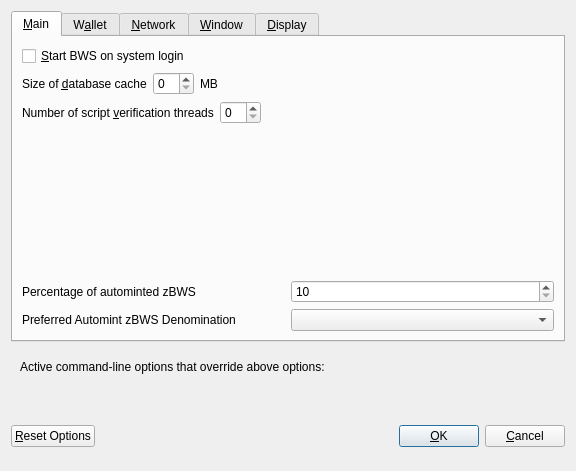
<?xml version="1.0" encoding="UTF-8"?>
<ui version="4.0">
 <class>OptionsDialog</class>
 <widget class="QDialog" name="OptionsDialog">
  <property name="geometry">
   <rect>
    <x>0</x>
    <y>0</y>
    <width>576</width>
    <height>471</height>
   </rect>
  </property>
  <property name="windowTitle">
   <string>Options</string>
  </property>
  <property name="modal">
   <bool>true</bool>
  </property>
  <layout class="QVBoxLayout" name="verticalLayout">
   <item>
    <widget class="QTabWidget" name="tabWidget">
     <property name="currentIndex">
      <number>0</number>
     </property>
     <widget class="QWidget" name="tabMain">
      <attribute name="title">
       <string>&amp;Main</string>
      </attribute>
      <layout class="QVBoxLayout" name="verticalLayout_Main">
       <item>
        <widget class="QCheckBox" name="bitcoinAtStartup">
         <property name="toolTip">
          <string>Automatically start BWS after logging in to the system.</string>
         </property>
         <property name="text">
          <string>&amp;Start BWS on system login</string>
         </property>
        </widget>
       </item>
       <item>
        <layout class="QHBoxLayout" name="horizontalLayout_2_Main">
         <item>
          <widget class="QLabel" name="databaseCacheLabel">
           <property name="text">
            <string>Size of &amp;database cache</string>
           </property>
           <property name="textFormat">
            <enum>Qt::PlainText</enum>
           </property>
           <property name="buddy">
            <cstring>databaseCache</cstring>
           </property>
          </widget>
         </item>
         <item>
          <widget class="QSpinBox" name="databaseCache"/>
         </item>
         <item>
          <widget class="QLabel" name="databaseCacheUnitLabel">
           <property name="text">
            <string>MB</string>
           </property>
           <property name="textFormat">
            <enum>Qt::PlainText</enum>
           </property>
          </widget>
         </item>
         <item>
          <spacer name="horizontalSpacer_2_Main">
           <property name="orientation">
            <enum>Qt::Horizontal</enum>
           </property>
           <property name="sizeHint" stdset="0">
            <size>
             <width>40</width>
             <height>20</height>
            </size>
           </property>
          </spacer>
         </item>
        </layout>
       </item>
       <item>
        <layout class="QHBoxLayout" name="horizontalLayout_3_Main">
         <item>
          <widget class="QLabel" name="threadsScriptVerifLabel">
           <property name="text">
            <string>Number of script &amp;verification threads</string>
           </property>
           <property name="textFormat">
            <enum>Qt::PlainText</enum>
           </property>
           <property name="buddy">
            <cstring>threadsScriptVerif</cstring>
           </property>
          </widget>
         </item>
         <item>
          <widget class="QSpinBox" name="threadsScriptVerif">
           <property name="toolTip">
            <string>(0 = auto, &lt;0 = leave that many cores free)</string>
           </property>
          </widget>
         </item>
         <item>
          <spacer name="horizontalSpacer_3_Main">
           <property name="orientation">
            <enum>Qt::Horizontal</enum>
           </property>
           <property name="sizeHint" stdset="0">
            <size>
             <width>40</width>
             <height>20</height>
            </size>
           </property>
          </spacer>
         </item>
        </layout>
       </item>
       <item>
        <spacer name="verticalSpacer_2">
         <property name="orientation">
          <enum>Qt::Vertical</enum>
         </property>
         <property name="sizeHint" stdset="0">
          <size>
           <width>20</width>
           <height>40</height>
          </size>
         </property>
        </spacer>
       </item>
       <item>
        <layout class="QHBoxLayout" name="horizontalLayout_3">
         <item>
          <widget class="QLabel" name="percentage_label">
           <property name="toolTip">
            <string>Percentage of incoming BWS which get automatically converted to zBWS via Zerocoin Protocol (min: 10%)</string>
           </property>
           <property name="text">
            <string>Percentage of autominted zBWS</string>
           </property>
          </widget>
         </item>
         <item>
          <widget class="QSpinBox" name="zeromintPercentage">
           <property name="minimum">
            <number>10</number>
           </property>
           <property name="maximum">
            <number>100</number>
           </property>
          </widget>
         </item>
        </layout>
       </item>
       <item>
        <layout class="QHBoxLayout" name="horizontalLayout" stretch="0,0">
         <property name="sizeConstraint">
          <enum>QLayout::SetFixedSize</enum>
         </property>
         <item>
          <widget class="QLabel" name="labelPreferredDenom">
           <property name="maximumSize">
            <size>
             <width>16777215</width>
             <height>16777215</height>
            </size>
           </property>
           <property name="toolTip">
            <string>Wait with automatic conversion to zBWS until enough BWS for this denomination is available</string>
           </property>
           <property name="text">
            <string>Preferred Automint zBWS Denomination</string>
           </property>
          </widget>
         </item>
         <item>
          <widget class="QComboBox" name="preferredDenom">
           <property name="maximumSize">
            <size>
             <width>16777215</width>
             <height>27</height>
            </size>
           </property>
           <property name="toolTip">
            <string>Wait with automatic conversion to zBWS until enough BWS for this denomination is available</string>
           </property>
           <property name="maxVisibleItems">
            <number>9</number>
           </property>
           <property name="maxCount">
            <number>9</number>
           </property>
          </widget>
         </item>
        </layout>
       </item>
      </layout>
     </widget>
     <widget class="QWidget" name="tabWallet">
      <attribute name="title">
       <string>W&amp;allet</string>
      </attribute>
      <layout class="QVBoxLayout" name="verticalLayout_Wallet">
       <item>
        <widget class="QGroupBox" name="groupBox">
         <property name="title">
          <string>Expert</string>
         </property>
         <layout class="QVBoxLayout" name="verticalLayout_2">
          <item>
           <widget class="QCheckBox" name="coinControlFeatures">
            <property name="toolTip">
             <string>Whether to show coin control features or not.</string>
            </property>
            <property name="text">
             <string>Enable coin &amp;control features</string>
            </property>
           </widget>
          </item>
          <item>
           <widget class="QCheckBox" name="showMasternodesTab">
            <property name="toolTip">
             <string>Show additional tab listing all your masternodes in first sub-tab&lt;br/&gt;and all masternodes on the network in second sub-tab.</string>
            </property>
            <property name="text">
             <string>Show Masternodes Tab</string>
            </property>
           </widget>
          </item>
          <item>
           <widget class="QCheckBox" name="spendZeroConfChange">
            <property name="toolTip">
             <string>If you disable the spending of unconfirmed change, the change from a transaction&lt;br/&gt;cannot be used until that transaction has at least one confirmation.&lt;br/&gt;This also affects how your balance is computed.</string>
            </property>
            <property name="text">
             <string>&amp;Spend unconfirmed change</string>
            </property>
           </widget>
          </item>
         </layout>
        </widget>
       </item>
       <item>
        <spacer name="verticalSpacer_Wallet">
         <property name="orientation">
          <enum>Qt::Vertical</enum>
         </property>
         <property name="sizeHint" stdset="0">
          <size>
           <width>20</width>
           <height>40</height>
          </size>
         </property>
        </spacer>
       </item>
      </layout>
     </widget>
     <widget class="QWidget" name="tabNetwork">
      <attribute name="title">
       <string>&amp;Network</string>
      </attribute>
      <layout class="QVBoxLayout" name="verticalLayout_Network">
       <item>
        <widget class="QCheckBox" name="mapPortUpnp">
         <property name="toolTip">
          <string>Automatically open the BWS client port on the router. This only works when your router supports UPnP and it is enabled.</string>
         </property>
         <property name="text">
          <string>Map port using &amp;UPnP</string>
         </property>
        </widget>
       </item>
       <item>
        <widget class="QCheckBox" name="allowIncoming">
         <property name="toolTip">
          <string>Accept connections from outside</string>
         </property>
         <property name="text">
          <string>Allow incoming connections</string>
         </property>
        </widget>
       </item>
       <item>
        <widget class="QCheckBox" name="connectSocks">
         <property name="toolTip">
          <string>Connect to the BWS network through a SOCKS5 proxy.</string>
         </property>
         <property name="text">
          <string>&amp;Connect through SOCKS5 proxy (default proxy):</string>
         </property>
        </widget>
       </item>
       <item>
        <layout class="QHBoxLayout" name="horizontalLayout_1_Network">
         <item>
          <widget class="QLabel" name="proxyIpLabel">
           <property name="text">
            <string>Proxy &amp;IP:</string>
           </property>
           <property name="textFormat">
            <enum>Qt::PlainText</enum>
           </property>
           <property name="buddy">
            <cstring>proxyIp</cstring>
           </property>
          </widget>
         </item>
         <item>
          <widget class="QValidatedLineEdit" name="proxyIp">
           <property name="minimumSize">
            <size>
             <width>140</width>
             <height>0</height>
            </size>
           </property>
           <property name="maximumSize">
            <size>
             <width>140</width>
             <height>16777215</height>
            </size>
           </property>
           <property name="toolTip">
            <string>IP address of the proxy (e.g. IPv4: 127.0.0.1 / IPv6: ::1)</string>
           </property>
          </widget>
         </item>
         <item>
          <widget class="QLabel" name="proxyPortLabel">
           <property name="text">
            <string>&amp;Port:</string>
           </property>
           <property name="textFormat">
            <enum>Qt::PlainText</enum>
           </property>
           <property name="buddy">
            <cstring>proxyPort</cstring>
           </property>
          </widget>
         </item>
         <item>
          <widget class="QLineEdit" name="proxyPort">
           <property name="minimumSize">
            <size>
             <width>55</width>
             <height>0</height>
            </size>
           </property>
           <property name="maximumSize">
            <size>
             <width>55</width>
             <height>16777215</height>
            </size>
           </property>
           <property name="toolTip">
            <string>Port of the proxy (e.g. 9050)</string>
           </property>
          </widget>
         </item>
         <item>
          <spacer name="horizontalSpacer_1_Network">
           <property name="orientation">
            <enum>Qt::Horizontal</enum>
           </property>
           <property name="sizeHint" stdset="0">
            <size>
             <width>40</width>
             <height>20</height>
            </size>
           </property>
          </spacer>
         </item>
        </layout>
       </item>
       <item>
        <spacer name="verticalSpacer_Network">
         <property name="orientation">
          <enum>Qt::Vertical</enum>
         </property>
         <property name="sizeHint" stdset="0">
          <size>
           <width>20</width>
           <height>40</height>
          </size>
         </property>
        </spacer>
       </item>
      </layout>
     </widget>
     <widget class="QWidget" name="tabWindow">
      <attribute name="title">
       <string>&amp;Window</string>
      </attribute>
      <layout class="QVBoxLayout" name="verticalLayout_Window">
       <item>
        <widget class="QCheckBox" name="minimizeToTray">
         <property name="toolTip">
          <string>Show only a tray icon after minimizing the window.</string>
         </property>
         <property name="text">
          <string>&amp;Minimize to the tray instead of the taskbar</string>
         </property>
        </widget>
       </item>
       <item>
        <widget class="QCheckBox" name="minimizeOnClose">
         <property name="toolTip">
          <string>Minimize instead of exit the application when the window is closed. When this option is enabled, the application will be closed only after selecting Quit in the menu.</string>
         </property>
         <property name="text">
          <string>M&amp;inimize on close</string>
         </property>
        </widget>
       </item>
       <item>
        <spacer name="verticalSpacer_Window">
         <property name="orientation">
          <enum>Qt::Vertical</enum>
         </property>
         <property name="sizeHint" stdset="0">
          <size>
           <width>20</width>
           <height>40</height>
          </size>
         </property>
        </spacer>
       </item>
      </layout>
     </widget>
     <widget class="QWidget" name="tabDisplay">
      <attribute name="title">
       <string>&amp;Display</string>
      </attribute>
      <layout class="QVBoxLayout" name="verticalLayout_Display">
       <item>
        <layout class="QHBoxLayout" name="horizontalLayout_1_Display">
         <item>
          <widget class="QLabel" name="langLabel">
           <property name="text">
            <string>User Interface &amp;language:</string>
           </property>
           <property name="textFormat">
            <enum>Qt::PlainText</enum>
           </property>
           <property name="buddy">
            <cstring>lang</cstring>
           </property>
          </widget>
         </item>
         <item>
          <widget class="QValueComboBox" name="lang">
           <property name="toolTip">
            <string>The user interface language can be set here. This setting will take effect after restarting BWS.</string>
           </property>
          </widget>
         </item>
        </layout>
       </item>
       <item>
        <widget class="QLabel" name="label_3">
         <property name="toolTip">
          <string notr="true"/>
         </property>
         <property name="statusTip">
          <string notr="true"/>
         </property>
         <property name="whatsThis">
          <string notr="true"/>
         </property>
         <property name="accessibleName">
          <string notr="true"/>
         </property>
         <property name="text">
          <string>Language missing or translation incomplete? Help contributing translations here:
https://www.transifex.com/bws-project/bws-project-translations</string>
         </property>
         <property name="wordWrap">
          <bool>true</bool>
         </property>
         <property name="openExternalLinks">
          <bool>true</bool>
         </property>
         <property name="textInteractionFlags">
          <set>Qt::TextBrowserInteraction</set>
         </property>
        </widget>
       </item>
       <item>
        <layout class="QHBoxLayout" name="horizontalLayout_4_Display" stretch="0,0">
         <item>
          <widget class="QLabel" name="themeLabel">
           <property name="text">
            <string>User Interface Theme:</string>
           </property>
          </widget>
         </item>
         <item>
          <widget class="QValueComboBox" name="theme"/>
         </item>
        </layout>
       </item>
       <item>
        <widget class="Line" name="line">
         <property name="orientation">
          <enum>Qt::Horizontal</enum>
         </property>
        </widget>
       </item>
       <item>
        <layout class="QHBoxLayout" name="horizontalLayout_2_Display">
         <item>
          <widget class="QLabel" name="unitLabel">
           <property name="text">
            <string>&amp;Unit to show amounts in:</string>
           </property>
           <property name="textFormat">
            <enum>Qt::PlainText</enum>
           </property>
           <property name="buddy">
            <cstring>unit</cstring>
           </property>
          </widget>
         </item>
         <item>
          <widget class="QValueComboBox" name="unit">
           <property name="toolTip">
            <string>Choose the default subdivision unit to show in the interface and when sending coins.</string>
           </property>
          </widget>
         </item>
        </layout>
       </item>
       <item>
        <layout class="QHBoxLayout" name="horizontalLayout_5_Display">
         <item>
          <widget class="QLabel" name="digitsLabel">
           <property name="text">
            <string>Decimal digits</string>
           </property>
          </widget>
         </item>
         <item>
          <widget class="QValueComboBox" name="digits"/>
         </item>
        </layout>
       </item>
       <item>
        <layout class="QHBoxLayout" name="horizontalLayout_3_Display">
         <item>
          <widget class="QLabel" name="thirdPartyTxUrlsLabel">
           <property name="toolTip">
            <string>Third party URLs (e.g. a block explorer) that appear in the transactions tab as context menu items. %s in the URL is replaced by transaction hash. Multiple URLs are separated by vertical bar |.</string>
           </property>
           <property name="text">
            <string>Third party transaction URLs</string>
           </property>
           <property name="buddy">
            <cstring>thirdPartyTxUrls</cstring>
           </property>
          </widget>
         </item>
         <item>
          <widget class="QLineEdit" name="thirdPartyTxUrls">
           <property name="toolTip">
            <string>Third party URLs (e.g. a block explorer) that appear in the transactions tab as context menu items. %s in the URL is replaced by transaction hash. Multiple URLs are separated by vertical bar |.</string>
           </property>
          </widget>
         </item>
        </layout>
       </item>
       <item>
        <spacer name="verticalSpacer">
         <property name="orientation">
          <enum>Qt::Vertical</enum>
         </property>
         <property name="sizeHint" stdset="0">
          <size>
           <width>20</width>
           <height>40</height>
          </size>
         </property>
        </spacer>
       </item>
      </layout>
     </widget>
    </widget>
   </item>
   <item>
    <widget class="QFrame" name="frame">
     <layout class="QVBoxLayout" name="verticalLayout_Bottom">
      <item>
       <layout class="QHBoxLayout" name="horizontalLayout_Bottom">
        <item>
         <widget class="QLabel" name="overriddenByCommandLineInfoLabel">
          <property name="text">
           <string>Active command-line options that override above options:</string>
          </property>
          <property name="textFormat">
           <enum>Qt::PlainText</enum>
          </property>
         </widget>
        </item>
        <item>
         <spacer name="horizontalSpacer_Bottom">
          <property name="orientation">
           <enum>Qt::Horizontal</enum>
          </property>
          <property name="sizeHint" stdset="0">
           <size>
            <width>40</width>
            <height>20</height>
           </size>
          </property>
         </spacer>
        </item>
       </layout>
      </item>
      <item>
       <widget class="QLabel" name="overriddenByCommandLineLabel">
        <property name="text">
         <string/>
        </property>
        <property name="textFormat">
         <enum>Qt::PlainText</enum>
        </property>
        <property name="wordWrap">
         <bool>true</bool>
        </property>
       </widget>
      </item>
     </layout>
    </widget>
   </item>
   <item>
    <layout class="QHBoxLayout" name="horizontalLayout_Buttons">
     <item>
      <widget class="QPushButton" name="resetButton">
       <property name="toolTip">
        <string>Reset all client options to default.</string>
       </property>
       <property name="text">
        <string>&amp;Reset Options</string>
       </property>
       <property name="autoDefault">
        <bool>false</bool>
       </property>
      </widget>
     </item>
     <item>
      <spacer name="horizontalSpacer_1">
       <property name="orientation">
        <enum>Qt::Horizontal</enum>
       </property>
       <property name="sizeHint" stdset="0">
        <size>
         <width>40</width>
         <height>48</height>
        </size>
       </property>
      </spacer>
     </item>
     <item>
      <widget class="QLabel" name="statusLabel">
       <property name="minimumSize">
        <size>
         <width>200</width>
         <height>0</height>
        </size>
       </property>
       <property name="font">
        <font>
         <weight>75</weight>
         <bold>true</bold>
        </font>
       </property>
       <property name="text">
        <string/>
       </property>
       <property name="textFormat">
        <enum>Qt::PlainText</enum>
       </property>
       <property name="wordWrap">
        <bool>true</bool>
       </property>
      </widget>
     </item>
     <item>
      <spacer name="horizontalSpacer_2">
       <property name="orientation">
        <enum>Qt::Horizontal</enum>
       </property>
       <property name="sizeHint" stdset="0">
        <size>
         <width>40</width>
         <height>48</height>
        </size>
       </property>
      </spacer>
     </item>
     <item>
      <widget class="QPushButton" name="okButton">
       <property name="text">
        <string>&amp;OK</string>
       </property>
       <property name="autoDefault">
        <bool>false</bool>
       </property>
       <property name="default">
        <bool>true</bool>
       </property>
      </widget>
     </item>
     <item>
      <widget class="QPushButton" name="cancelButton">
       <property name="text">
        <string>&amp;Cancel</string>
       </property>
       <property name="autoDefault">
        <bool>false</bool>
       </property>
      </widget>
     </item>
    </layout>
   </item>
  </layout>
 </widget>
 <customwidgets>
  <customwidget>
   <class>QValidatedLineEdit</class>
   <extends>QLineEdit</extends>
   <header>qvalidatedlineedit.h</header>
  </customwidget>
  <customwidget>
   <class>QValueComboBox</class>
   <extends>QComboBox</extends>
   <header>qvaluecombobox.h</header>
  </customwidget>
 </customwidgets>
 <resources/>
 <connections/>
</ui>
